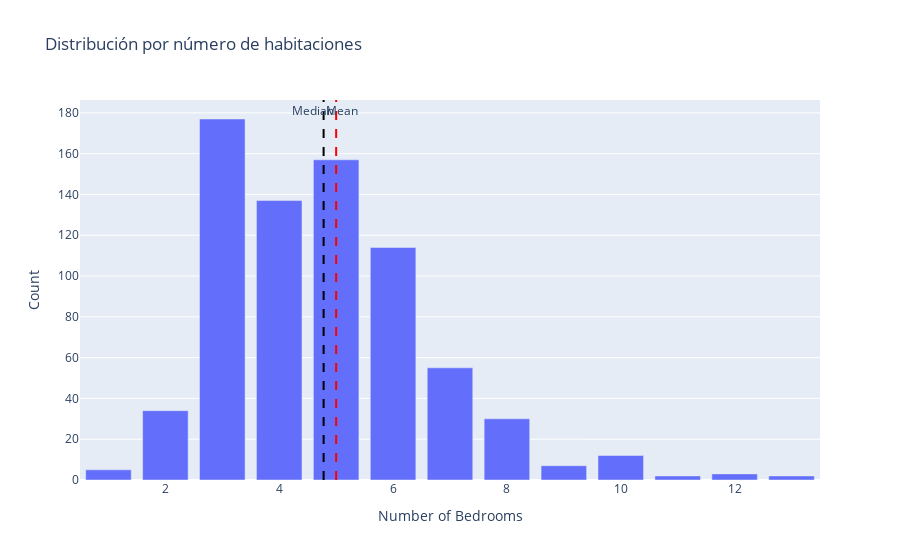

Source (notebook cell):
### Code cell
bedroom_counts = subset["bedrooms"].value_counts().reset_index()
bedroom_counts.columns = ["bedrooms", "count"]

fig = px.bar(
    bedroom_counts,
    x="bedrooms",
    y="count",
    title="Distribución por número de habitaciones",
    labels={"bedrooms": "Number of Bedrooms", "count": "Count"}
)

mean_value = subset["bedrooms"].mean()
median_value = subset["bedrooms"].median()

fig.add_vline(
    x=mean_value, 
    line=dict(color='black', dash='dash'), 
    annotation_text="Mean", 
    annotation_position="top right"
)
fig.add_vline(
    x=median_value, 
    line=dict(color='red', dash='dash'), 
    annotation_text="Median", 
    annotation_position="top left"
)

fig.update_layout(
    xaxis_title="Number of Bedrooms",
    yaxis_title="Count",
    legend_title_text="Metrics"
)

fig.show()

### Figure 1 — Plotly figure (JSON) as saved in the notebook; plotly's stock layout.template omitted (floating-point values rounded to 4 significant figures)
{"data": [{"alignmentgroup": "True", "hovertemplate": "Number of Bedrooms=%{x}<br>Count=%{y}<extra></extra>", "legendgroup": "", "marker": {"color": "#636efa", "pattern": {"shape": ""}}, "name": "", "offsetgroup": "", "orientation": "v", "showlegend": false, "textposition": "auto", "type": "bar", "x": [3, 5, 4, 6, 7, 2, 8, 10, 9, 1, 12, 11, 13], "xaxis": "x", "y": [177, 157, 137, 114, 55, 34, 30, 12, 7, 5, 3, 2, 2], "yaxis": "y"}], "layout": {"annotations": [{"showarrow": false, "text": "Mean", "x": 4.78, "xanchor": "left", "xref": "x", "y": 1, "yanchor": "top", "yref": "y domain"}, {"showarrow": false, "text": "Median", "x": 5, "xanchor": "right", "xref": "x", "y": 1, "yanchor": "top", "yref": "y domain"}], "barmode": "relative", "legend": {"title": {"text": "Metrics"}, "tracegroupgap": 0}, "shapes": [{"line": {"color": "black", "dash": "dash"}, "type": "line", "x0": 4.78, "x1": 4.78, "xref": "x", "y0": 0, "y1": 1, "yref": "y domain"}, {"line": {"color": "red", "dash": "dash"}, "type": "line", "x0": 5, "x1": 5, "xref": "x", "y0": 0, "y1": 1, "yref": "y domain"}], "title": {"text": "Distribución por número de habitaciones"}, "xaxis": {"anchor": "y", "domain": [0, 1], "title": {"text": "Number of Bedrooms"}}, "yaxis": {"anchor": "x", "domain": [0, 1], "title": {"text": "Count"}}}}
